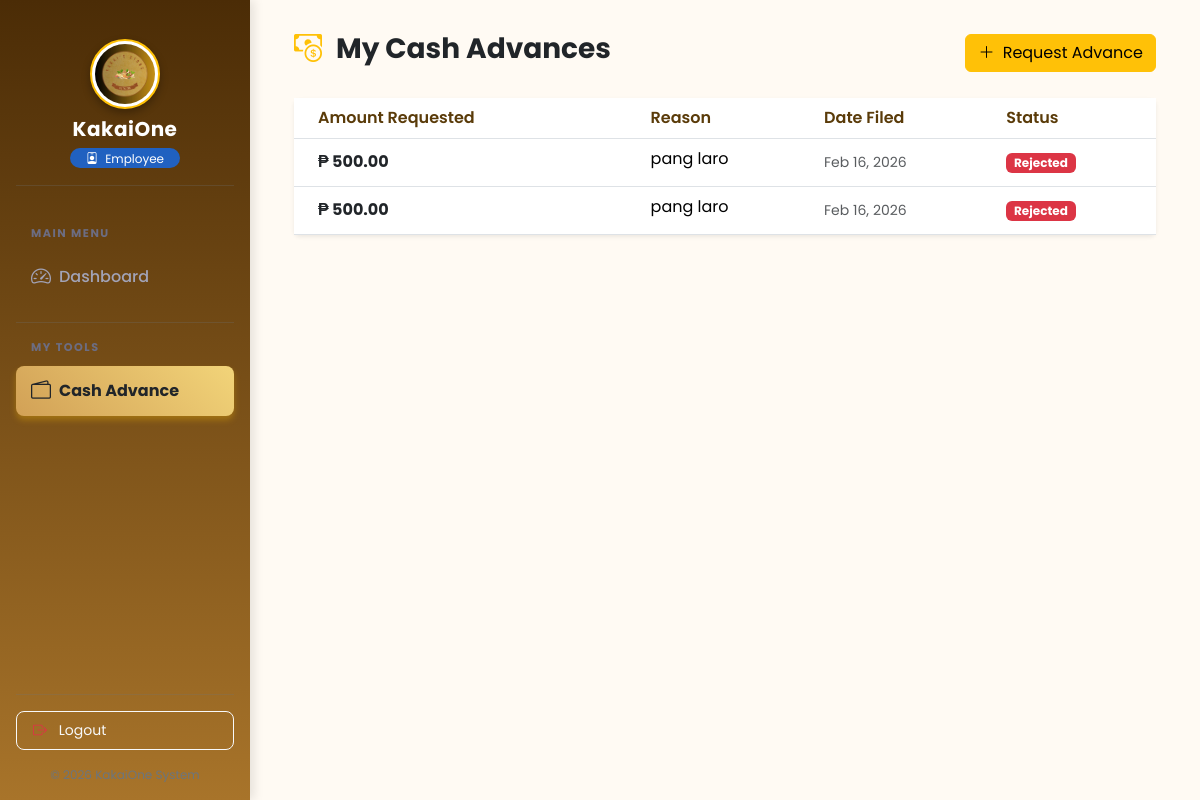
/frontend/requests/cash_advance.php (signed in), run on the app's committed database.
### tables this page shows
CREATE TABLE `cash_advance` (
  `ca_id` int(11) NOT NULL,
  `employee_id` int(11) DEFAULT NULL,
  `amount` decimal(10,2) DEFAULT NULL,
  `reason` text DEFAULT NULL,
  `status` enum('Pending','Approved','Rejected','Paid') DEFAULT 'Pending',
  `created_at` timestamp NOT NULL DEFAULT current_timestamp()
);

### frontend/requests/cash_advance.php (the view, shortened to what this page needs)
<?php
require_once __DIR__ . '/../../config/db.php';
$is_admin = ($_SESSION['role'] === 'Admin');
$my_id = $_SESSION['employee_id'];
$requests = [];
$currentTab = isset($_GET['tab']) ? $_GET['tab'] : 'Pending';
try {
    if ($is_admin) {
        $stmt = $pdo->prepare("
            SELECT ca.ca_id, ca.amount, ca.reason, ca.status, ca.created_at,
                   e.first_name, e.last_name, e.employee_code, e.position
            FROM cash_advance ca
            JOIN employees e ON ca.employee_id = e.employee_id
            WHERE ca.status = ?
            ORDER BY ca.created_at DESC
        ");
        $stmt->execute([$currentTab]);
    } else {
        $stmt = $pdo->prepare("
            SELECT ca.ca_id, ca.amount, ca.reason, ca.status, ca.created_at,
                   e.first_name, e.last_name, e.employee_code, e.position
            FROM cash_advance ca
            JOIN employees e ON ca.employee_id = e.employee_id
            WHERE ca.employee_id = ?
            ORDER BY ca.created_at DESC
        ");
        $stmt->execute([$my_id]);
    }
    $requests = $stmt->fetchAll();
} catch (PDOException $e) {
}
?>
<!DOCTYPE html>
<html lang="en">
<head>
    <?php include '../includes/links.php'; ?>
</head>
<body class="bg-light">
    <?php include '../includes/sidebar.php'; ?>
    <main id="main-content" class="main-content-wrapper">
        <div class="container-fluid">
            <div class="d-flex justify-content-between align-items-center mb-4">
                <div>
                    <h3 class="fw-bold text-dark">
                        <i class="bi bi-cash-coin me-2 text-warning"></i>
                        <?= $is_admin ? 'Manage Cash Advances' : 'My Cash Advances' ?>
                    </h3>
                </div>
                <?php if (!$is_admin): ?>
                    <button class="btn btn-warning" data-bs-toggle="modal" data-bs-target="#requestCAModal">
                        <i class="bi bi-plus-lg me-1"></i> Request Advance
                    </button>
                <?php endif; ?>
            </div>
            <div class="card shadow-sm border-0">
                <div class="card-body p-0">
                    <div class="table-responsive">
                        <table class="table table-hover align-middle mb-0">
                            <thead class="bg-light">
                                <tr>
                                    <th class="<?= $is_admin ? '' : 'ps-4' ?>">Amount Requested</th>
                                    <th>Reason</th>
                                    <th>Date Filed</th>
                                    <th>Status</th>
                                </tr>
                            </thead>
                            <tbody>
                                <?php if (!empty($requests)): ?>
                                    <?php foreach ($requests as $req): ?>
                                        <tr>
                                            <td class="<?= $is_admin ? '' : 'ps-4' ?>">
                                                <span class="fw-bold text-dark fs-6">
                                                    ₱ <?= number_format($req['amount'], 2) ?>
                                                </span>
                                            </td>
                                            <td style="max-width: 250px;">
                                                <span class="d-inline-block text-truncate" style="max-width: 200px;" title="<?= htmlspecialchars($req['reason']) ?>">
                                                    <?= htmlspecialchars($req['reason']) ?>
                                                </span>
                                            </td>
                                            <td class="text-muted small">
                                                <?= date('M d, Y', strtotime($req['created_at'])) ?>
                                            </td>
                                            <td>
                                                <?php
                                                $badge = 'secondary';
                                                if ($req['status'] === 'Approved') $badge = 'success';
                                                elseif ($req['status'] === 'Rejected') $badge = 'danger';
                                                elseif ($req['status'] === 'Pending') $badge = 'warning';
                                                ?>
                                                <span class="badge bg-<?= $badge ?>"><?= $req['status'] ?></span>
                                            </td>
                                        </tr>
                                    <?php endforeach; ?>
                                <?php endif; ?>
                            </tbody>
                        </table>
                    </div>
                </div>
            </div>
        </div>
    </main>
</body>
</html>

### frontend/assets/css/style.css (style rules this page uses)
body { font-family: 'Poppins', sans-serif; background-color: #fff9f2; margin: 0; padding: 0; }
#main-content { margin-left: 250px; background-color: #fffaf3; min-height: 100vh; padding: 2rem; width: calc(100% - 250px); transition: all 0.3s ease; }
#main-content h3 { color: #4b2c06; }
.table th { color: #5a3b09; font-weight: 600; }

### data on the page
cash_advance: amount "500.00", reason "pang laro", created_at "Feb 16, 2026", status "Rejected"
cash_advance: amount "500.00", reason "pang laro", created_at "Feb 16, 2026", status "Rejected"

### other printed values
$_SESSION['role'] "Employee"
